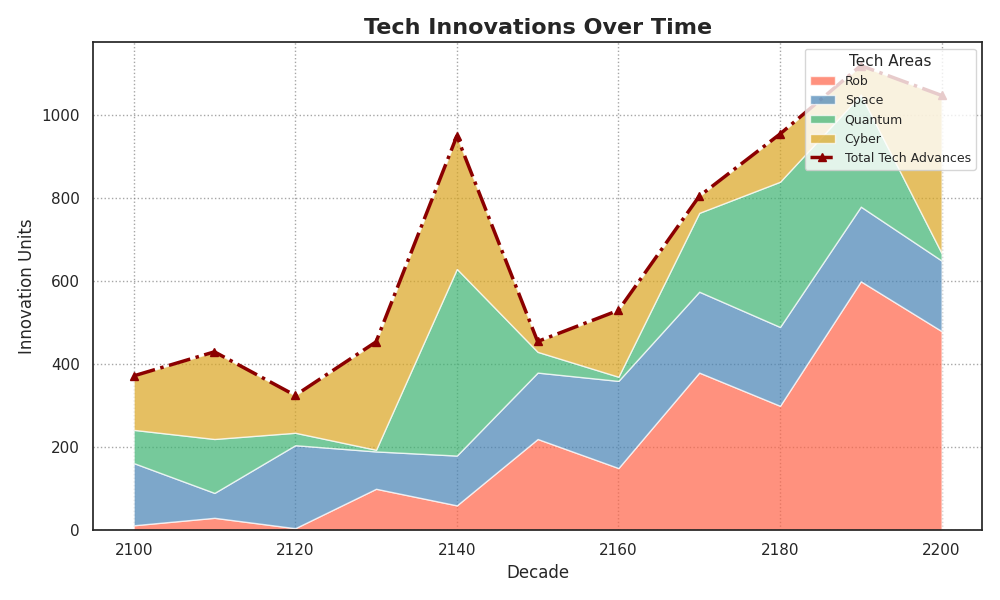

Write the Python code that produced this figure.
import numpy as np
import matplotlib.pyplot as plt

decades = np.arange(2100, 2210, 10)

# Shuffle within each data group while preserving structure
robotics = [12, 30, 5, 100, 60, 220, 150, 380, 300, 600, 480]
space_travel = [150, 60, 200, 90, 120, 160, 210, 195, 190, 180, 170]
quantum_computing = [80, 130, 30, 4, 450, 50, 10, 190, 350, 270, 18]
cybernetics = [130, 210, 90, 260, 320, 25, 160, 40, 115, 70, 380]

data = np.array([robotics, space_travel, quantum_computing, cybernetics])

total_innovations = np.sum(data, axis=0)

fig, ax = plt.subplots(figsize=(10, 6))

ax.stackplot(decades, data, labels=['Rob', 'Space', 'Quantum', 'Cyber'],
             colors=['#FF6347', '#4682B4', '#3CB371', '#DAA520'], alpha=0.7)
ax.plot(decades, total_innovations, label='Total Tech Advances',
        color='#8B0000', linestyle='-.', marker='^', linewidth=2.5)

ax.set_title('Tech Innovations Over Time', fontsize=16, fontweight='bold')
ax.set_xlabel('Decade')
ax.set_ylabel('Innovation Units')
ax.legend(loc='upper right', title='Tech Areas', fontsize=9, title_fontsize=11)
ax.grid(True, linestyle=':', color='gray', alpha=0.7)

plt.tight_layout()
plt.show()
